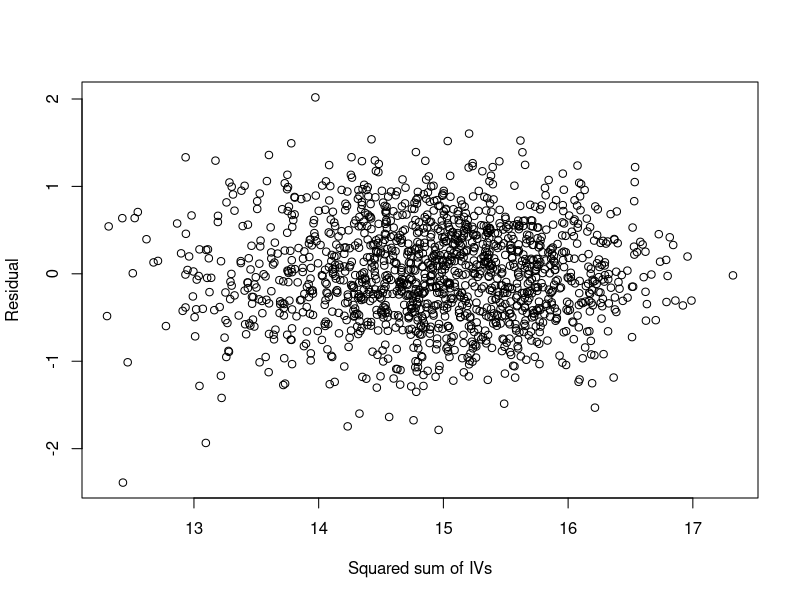

Generate this figure with R: (Note: this script raises an error after producing the figure.)
Dat = read.csv("data/dataset/P2_774725.csv", header=TRUE)

M_E <- lm(Y ~ E1+E2+E3+E4, data=Dat)

M_raw <- lm(Y ~ (E1+E2+E3+E4+G1+G2+G3+G4+G5+G6+G7+G8+G9+G10+G11+G12+G13+G14+G15+G16+G17+G18+G19+G20)^2, data=Dat)
pdf("figures/raw_resid.pdf", width=9.5, height=5.5)
plot(resid(M_raw) ~ fitted(M_raw),
     xlab="Squared sum of IVs", ylab="Residual")
dev.off()

library(MASS)
pdf("figures/boxcox.pdf")
boxcox(M_raw, lambda=seq(-2,3,0.1))
dev.off()
# chosen by inspecting the boxcox output
p <- 2

M_trans <- lm( I(Y^p) ~ (E1+E2+E3+E4+G1+G2+G3+G4+G5+G6+G7+G8+G9+G10+G11+G12+G13+G14+G15+G16+G17+G18+G19+G20)^2, data=Dat)
pdf("figures/trans_resid.pdf", width=9.5, height=5.5)
plot(resid(M_trans) ~ fitted(M_trans),
     xlab="Squared sum of IVs", ylab="Residual")
dev.off()

library(leaps)
M <- regsubsets(model.matrix(M_trans)[,-1], I((Dat$Y)^p),
                nbest=1 , nvmax=5, 
                method="forward", intercept=TRUE)
temp <- summary(M)

library("knitr")
Var <- colnames(model.matrix(M_trans))
M_select <- apply(temp$which, 1, 
                  function(x) paste0(Var[x], collapse='+'))
model_summary <- kable(data.frame(cbind( model = M_select, adjR2 = temp$adjr2, BIC = temp$bic)), caption='Model Summary')

M_main <- lm( I(Y^p) ~ E1+E2+E3+E4+G1+G2+G3+G4+G5+G6+G7+G8+G9+G10+G11+G12+G13+G14+G15+G16+G17+G18+G19+G20, data=Dat)
temp <- summary(M_main)
# (Intercept)+E2+E3+E4+E3:E4+G6:G16
# E2, E3, E4, G6, and G16 chosen based on past two sections
sig_coef <- kable(temp$coefficients[ abs(temp$coefficients[,4]) <= 0.001, ], caption='Sig Coefficients')

M_2stage <- lm(I(Y^p) ~ (E2+E3+E4+G6+G16)^2, data=Dat)
temp <- summary(M_2stage)
final_coef <- kable(temp$coefficients[ abs(temp$coefficients[,3]) >= 0, ])

M_final <- lm(I(Y^p) ~ E2+E3+E4+G6:G16, data=Dat)
final_model <- summary(M_final)
